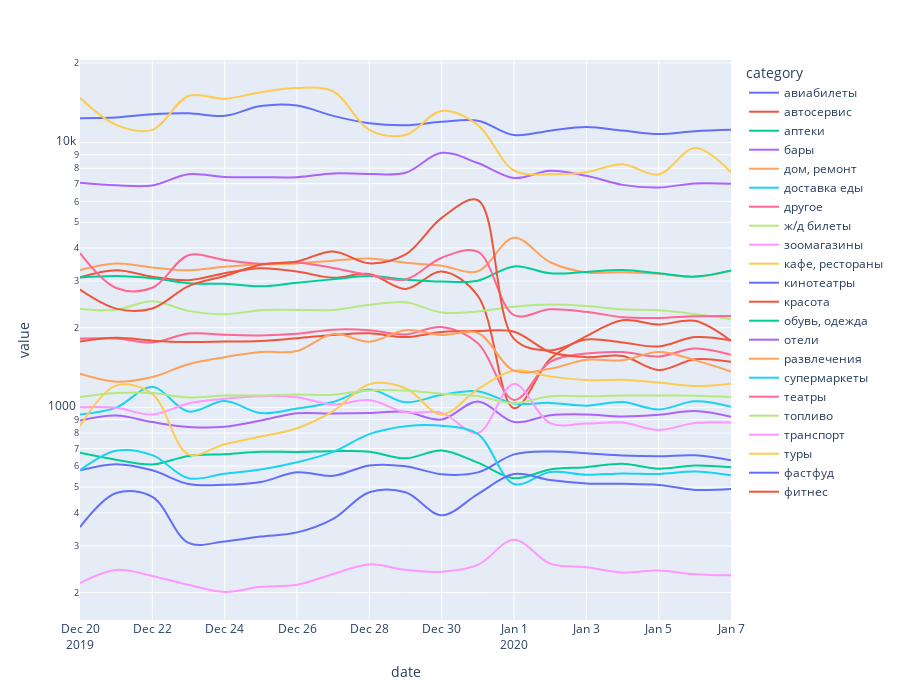

The notebook cell saved with this chart:
### Code cell
px.line(data_frame=ny_2020,
		 log_y=True,
		 line_shape='spline',#linear or spline
		 height=700)

### Figure 1 — Plotly figure (JSON) as saved in the notebook; plotly's stock layout.template omitted (floating-point values rounded to 4 significant figures)
{"data": [{"hovertemplate": "category=авиабилеты<br>date=%{x}<br>value=%{y}<extra></extra>", "legendgroup": "авиабилеты", "line": {"color": "#636efa", "dash": "solid", "shape": "spline"}, "marker": {"symbol": "circle"}, "mode": "lines", "name": "авиабилеты", "orientation": "v", "showlegend": true, "type": "scatter", "x": ["2019-12-20T00:00:00", "2019-12-21T00:00:00", "2019-12-22T00:00:00", "2019-12-23T00:00:00", "2019-12-24T00:00:00", "2019-12-25T00:00:00", "2019-12-26T00:00:00", "2019-12-27T00:00:00", "2019-12-28T00:00:00", "2019-12-29T00:00:00", "2019-12-30T00:00:00", "2019-12-31T00:00:00", "2020-01-01T00:00:00", "2020-01-02T00:00:00", "2020-01-03T00:00:00", "2020-01-04T00:00:00", "2020-01-05T00:00:00", "2020-01-06T00:00:00", "2020-01-07T00:00:00"], "xaxis": "x", "y": [12370.0, 12440.0, 12790.0, 12900.0, 12630.0, 13740.0, 13800.0, 12620.0, 11840.0, 11630.0, 11980.0, 12100.0, 10680.0, 11100.0, 11440.0, 11110.0, 10770.0, 11040.0, 11180.0], "yaxis": "y"}, {"hovertemplate": "category=автосервис<br>date=%{x}<br>value=%{y}<extra></extra>", "legendgroup": "автосервис", "line": {"color": "#EF553B", "dash": "solid", "shape": "spline"}, "marker": {"symbol": "circle"}, "mode": "lines", "name": "автосервис", "orientation": "v", "showlegend": true, "type": "scatter", "x": ["2019-12-20T00:00:00", "2019-12-21T00:00:00", "2019-12-22T00:00:00", "2019-12-23T00:00:00", "2019-12-24T00:00:00", "2019-12-25T00:00:00", "2019-12-26T00:00:00", "2019-12-27T00:00:00", "2019-12-28T00:00:00", "2019-12-29T00:00:00", "2019-12-30T00:00:00", "2019-12-31T00:00:00", "2020-01-01T00:00:00", "2020-01-02T00:00:00", "2020-01-03T00:00:00", "2020-01-04T00:00:00", "2020-01-05T00:00:00", "2020-01-06T00:00:00", "2020-01-07T00:00:00"], "xaxis": "x", "y": [3100.0, 3297.0, 3116.0, 3022.0, 3210.0, 3352.0, 3259.0, 3089.0, 3190.0, 2802.0, 3258.0, 2638.0, 993.2, 1524.0, 1858.0, 2134.0, 2057.0, 2123.0, 1784.0], "yaxis": "y"}, {"hovertemplate": "category=аптеки<br>date=%{x}<br>value=%{y}<extra></extra>", "legendgroup": "аптеки", "line": {"color": "#00cc96", "dash": "solid", "shape": "spline"}, "marker": {"symbol": "circle"}, "mode": "lines", "name": "аптеки", "orientation": "v", "showlegend": true, "type": "scatter", "x": ["2019-12-20T00:00:00", "2019-12-21T00:00:00", "2019-12-22T00:00:00", "2019-12-23T00:00:00", "2019-12-24T00:00:00", "2019-12-25T00:00:00", "2019-12-26T00:00:00", "2019-12-27T00:00:00", "2019-12-28T00:00:00", "2019-12-29T00:00:00", "2019-12-30T00:00:00", "2019-12-31T00:00:00", "2020-01-01T00:00:00", "2020-01-02T00:00:00", "2020-01-03T00:00:00", "2020-01-04T00:00:00", "2020-01-05T00:00:00", "2020-01-06T00:00:00", "2020-01-07T00:00:00"], "xaxis": "x", "y": [673.7, 634.2, 608.5, 656.0, 665.9, 679.7, 679.1, 683.3, 680.3, 642.1, 688.0, 618.7, 540.3, 583.4, 594.9, 613.1, 587.0, 603.4, 594.4], "yaxis": "y"}, {"hovertemplate": "category=бары<br>date=%{x}<br>value=%{y}<extra></extra>", "legendgroup": "бары", "line": {"color": "#ab63fa", "dash": "solid", "shape": "spline"}, "marker": {"symbol": "circle"}, "mode": "lines", "name": "бары", "orientation": "v", "showlegend": true, "type": "scatter", "x": ["2019-12-20T00:00:00", "2019-12-21T00:00:00", "2019-12-22T00:00:00", "2019-12-23T00:00:00", "2019-12-24T00:00:00", "2019-12-25T00:00:00", "2019-12-26T00:00:00", "2019-12-27T00:00:00", "2019-12-28T00:00:00", "2019-12-29T00:00:00", "2019-12-30T00:00:00", "2019-12-31T00:00:00", "2020-01-01T00:00:00", "2020-01-02T00:00:00", "2020-01-03T00:00:00", "2020-01-04T00:00:00", "2020-01-05T00:00:00", "2020-01-06T00:00:00", "2020-01-07T00:00:00"], "xaxis": "x", "y": [891.9, 932.0, 880.1, 844.4, 845.3, 892.5, 950.2, 947.7, 951.7, 962.4, 900.4, 1053.0, 881.2, 934.8, 940.8, 924.9, 937.6, 968.5, 922.4], "yaxis": "y"}, {"hovertemplate": "category=дом, ремонт<br>date=%{x}<br>value=%{y}<extra></extra>", "legendgroup": "дом, ремонт", "line": {"color": "#FFA15A", "dash": "solid", "shape": "spline"}, "marker": {"symbol": "circle"}, "mode": "lines", "name": "дом, ремонт", "orientation": "v", "showlegend": true, "type": "scatter", "x": ["2019-12-20T00:00:00", "2019-12-21T00:00:00", "2019-12-22T00:00:00", "2019-12-23T00:00:00", "2019-12-24T00:00:00", "2019-12-25T00:00:00", "2019-12-26T00:00:00", "2019-12-27T00:00:00", "2019-12-28T00:00:00", "2019-12-29T00:00:00", "2019-12-30T00:00:00", "2019-12-31T00:00:00", "2020-01-01T00:00:00", "2020-01-02T00:00:00", "2020-01-03T00:00:00", "2020-01-04T00:00:00", "2020-01-05T00:00:00", "2020-01-06T00:00:00", "2020-01-07T00:00:00"], "xaxis": "x", "y": [3304.0, 3494.0, 3379.0, 3294.0, 3398.0, 3472.0, 3497.0, 3583.0, 3653.0, 3520.0, 3427.0, 3268.0, 4372.0, 3533.0, 3234.0, 3241.0, 3195.0, 3112.0, 3285.0], "yaxis": "y"}, {"hovertemplate": "category=доставка еды<br>date=%{x}<br>value=%{y}<extra></extra>", "legendgroup": "доставка еды", "line": {"color": "#19d3f3", "dash": "solid", "shape": "spline"}, "marker": {"symbol": "circle"}, "mode": "lines", "name": "доставка еды", "orientation": "v", "showlegend": true, "type": "scatter", "x": ["2019-12-20T00:00:00", "2019-12-21T00:00:00", "2019-12-22T00:00:00", "2019-12-23T00:00:00", "2019-12-24T00:00:00", "2019-12-25T00:00:00", "2019-12-26T00:00:00", "2019-12-27T00:00:00", "2019-12-28T00:00:00", "2019-12-29T00:00:00", "2019-12-30T00:00:00", "2019-12-31T00:00:00", "2020-01-01T00:00:00", "2020-01-02T00:00:00", "2020-01-03T00:00:00", "2020-01-04T00:00:00", "2020-01-05T00:00:00", "2020-01-06T00:00:00", "2020-01-07T00:00:00"], "xaxis": "x", "y": [940.4, 998.8, 1194.0, 964.6, 1057.0, 952.2, 990.5, 1048.0, 1169.0, 1046.0, 1116.0, 1152.0, 1035.0, 1040.0, 1015.0, 1048.0, 982.6, 1055.0, 1007.0], "yaxis": "y"}, {"hovertemplate": "category=другое<br>date=%{x}<br>value=%{y}<extra></extra>", "legendgroup": "другое", "line": {"color": "#FF6692", "dash": "solid", "shape": "spline"}, "marker": {"symbol": "circle"}, "mode": "lines", "name": "другое", "orientation": "v", "showlegend": true, "type": "scatter", "x": ["2019-12-20T00:00:00", "2019-12-21T00:00:00", "2019-12-22T00:00:00", "2019-12-23T00:00:00", "2019-12-24T00:00:00", "2019-12-25T00:00:00", "2019-12-26T00:00:00", "2019-12-27T00:00:00", "2019-12-28T00:00:00", "2019-12-29T00:00:00", "2019-12-30T00:00:00", "2019-12-31T00:00:00", "2020-01-01T00:00:00", "2020-01-02T00:00:00", "2020-01-03T00:00:00", "2020-01-04T00:00:00", "2020-01-05T00:00:00", "2020-01-06T00:00:00", "2020-01-07T00:00:00"], "xaxis": "x", "y": [1819.0, 1820.0, 1759.0, 1900.0, 1883.0, 1871.0, 1896.0, 1967.0, 1957.0, 1886.0, 2011.0, 1747.0, 1067.0, 1485.0, 1598.0, 1618.0, 1558.0, 1671.0, 1582.0], "yaxis": "y"}, {"hovertemplate": "category=ж/д билеты<br>date=%{x}<br>value=%{y}<extra></extra>", "legendgroup": "ж/д билеты", "line": {"color": "#B6E880", "dash": "solid", "shape": "spline"}, "marker": {"symbol": "circle"}, "mode": "lines", "name": "ж/д билеты", "orientation": "v", "showlegend": true, "type": "scatter", "x": ["2019-12-20T00:00:00", "2019-12-21T00:00:00", "2019-12-22T00:00:00", "2019-12-23T00:00:00", "2019-12-24T00:00:00", "2019-12-25T00:00:00", "2019-12-26T00:00:00", "2019-12-27T00:00:00", "2019-12-28T00:00:00", "2019-12-29T00:00:00", "2019-12-30T00:00:00", "2019-12-31T00:00:00", "2020-01-01T00:00:00", "2020-01-02T00:00:00", "2020-01-03T00:00:00", "2020-01-04T00:00:00", "2020-01-05T00:00:00", "2020-01-06T00:00:00", "2020-01-07T00:00:00"], "xaxis": "x", "y": [2354.0, 2338.0, 2519.0, 2315.0, 2248.0, 2330.0, 2334.0, 2334.0, 2440.0, 2497.0, 2283.0, 2305.0, 2399.0, 2445.0, 2414.0, 2346.0, 2327.0, 2252.0, 2153.0], "yaxis": "y"}, {"hovertemplate": "category=зоомагазины<br>date=%{x}<br>value=%{y}<extra></extra>", "legendgroup": "зоомагазины", "line": {"color": "#FF97FF", "dash": "solid", "shape": "spline"}, "marker": {"symbol": "circle"}, "mode": "lines", "name": "зоомагазины", "orientation": "v", "showlegend": true, "type": "scatter", "x": ["2019-12-20T00:00:00", "2019-12-21T00:00:00", "2019-12-22T00:00:00", "2019-12-23T00:00:00", "2019-12-24T00:00:00", "2019-12-25T00:00:00", "2019-12-26T00:00:00", "2019-12-27T00:00:00", "2019-12-28T00:00:00", "2019-12-29T00:00:00", "2019-12-30T00:00:00", "2019-12-31T00:00:00", "2020-01-01T00:00:00", "2020-01-02T00:00:00", "2020-01-03T00:00:00", "2020-01-04T00:00:00", "2020-01-05T00:00:00", "2020-01-06T00:00:00", "2020-01-07T00:00:00"], "xaxis": "x", "y": [1001.0, 996.1, 940.7, 1035.0, 1079.0, 1103.0, 1093.0, 1027.0, 1066.0, 958.3, 953.8, 801.0, 1226.0, 872.7, 868.9, 877.1, 821.6, 873.4, 877.6], "yaxis": "y"}, {"hovertemplate": "category=кафе, рестораны<br>date=%{x}<br>value=%{y}<extra></extra>", "legendgroup": "кафе, рестораны", "line": {"color": "#FECB52", "dash": "solid", "shape": "spline"}, "marker": {"symbol": "circle"}, "mode": "lines", "name": "кафе, рестораны", "orientation": "v", "showlegend": true, "type": "scatter", "x": ["2019-12-20T00:00:00", "2019-12-21T00:00:00", "2019-12-22T00:00:00", "2019-12-23T00:00:00", "2019-12-24T00:00:00", "2019-12-25T00:00:00", "2019-12-26T00:00:00", "2019-12-27T00:00:00", "2019-12-28T00:00:00", "2019-12-29T00:00:00", "2019-12-30T00:00:00", "2019-12-31T00:00:00", "2020-01-01T00:00:00", "2020-01-02T00:00:00", "2020-01-03T00:00:00", "2020-01-04T00:00:00", "2020-01-05T00:00:00", "2020-01-06T00:00:00", "2020-01-07T00:00:00"], "xaxis": "x", "y": [851.8, 1209.0, 1124.0, 664.8, 726.3, 776.8, 834.4, 968.6, 1223.0, 1181.0, 940.5, 1172.0, 1378.0, 1310.0, 1269.0, 1272.0, 1242.0, 1205.0, 1229.0], "yaxis": "y"}, {"hovertemplate": "category=кинотеатры<br>date=%{x}<br>value=%{y}<extra></extra>", "legendgroup": "кинотеатры", "line": {"color": "#636efa", "dash": "solid", "shape": "spline"}, "marker": {"symbol": "circle"}, "mode": "lines", "name": "кинотеатры", "orientation": "v", "showlegend": true, "type": "scatter", "x": ["2019-12-20T00:00:00", "2019-12-21T00:00:00", "2019-12-22T00:00:00", "2019-12-23T00:00:00", "2019-12-24T00:00:00", "2019-12-25T00:00:00", "2019-12-26T00:00:00", "2019-12-27T00:00:00", "2019-12-28T00:00:00", "2019-12-29T00:00:00", "2019-12-30T00:00:00", "2019-12-31T00:00:00", "2020-01-01T00:00:00", "2020-01-02T00:00:00", "2020-01-03T00:00:00", "2020-01-04T00:00:00", "2020-01-05T00:00:00", "2020-01-06T00:00:00", "2020-01-07T00:00:00"], "xaxis": "x", "y": [579.1, 610.5, 579.0, 513.7, 510.2, 523.1, 569.0, 551.9, 604.1, 599.9, 559.2, 568.4, 665.0, 682.0, 672.1, 658.7, 654.3, 659.7, 631.9], "yaxis": "y"}, {"hovertemplate": "category=красота<br>date=%{x}<br>value=%{y}<extra></extra>", "legendgroup": "красота", "line": {"color": "#EF553B", "dash": "solid", "shape": "spline"}, "marker": {"symbol": "circle"}, "mode": "lines", "name": "красота", "orientation": "v", "showlegend": true, "type": "scatter", "x": ["2019-12-20T00:00:00", "2019-12-21T00:00:00", "2019-12-22T00:00:00", "2019-12-23T00:00:00", "2019-12-24T00:00:00", "2019-12-25T00:00:00", "2019-12-26T00:00:00", "2019-12-27T00:00:00", "2019-12-28T00:00:00", "2019-12-29T00:00:00", "2019-12-30T00:00:00", "2019-12-31T00:00:00", "2020-01-01T00:00:00", "2020-01-02T00:00:00", "2020-01-03T00:00:00", "2020-01-04T00:00:00", "2020-01-05T00:00:00", "2020-01-06T00:00:00", "2020-01-07T00:00:00"], "xaxis": "x", "y": [1775.0, 1831.0, 1787.0, 1765.0, 1772.0, 1782.0, 1826.0, 1879.0, 1905.0, 1844.0, 1926.0, 1942.0, 1931.0, 1618.0, 1548.0, 1563.0, 1385.0, 1521.0, 1487.0], "yaxis": "y"}, {"hovertemplate": "category=обувь, одежда<br>date=%{x}<br>value=%{y}<extra></extra>", "legendgroup": "обувь, одежда", "line": {"color": "#00cc96", "dash": "solid", "shape": "spline"}, "marker": {"symbol": "circle"}, "mode": "lines", "name": "обувь, одежда", "orientation": "v", "showlegend": true, "type": "scatter", "x": ["2019-12-20T00:00:00", "2019-12-21T00:00:00", "2019-12-22T00:00:00", "2019-12-23T00:00:00", "2019-12-24T00:00:00", "2019-12-25T00:00:00", "2019-12-26T00:00:00", "2019-12-27T00:00:00", "2019-12-28T00:00:00", "2019-12-29T00:00:00", "2019-12-30T00:00:00", "2019-12-31T00:00:00", "2020-01-01T00:00:00", "2020-01-02T00:00:00", "2020-01-03T00:00:00", "2020-01-04T00:00:00", "2020-01-05T00:00:00", "2020-01-06T00:00:00", "2020-01-07T00:00:00"], "xaxis": "x", "y": [3095.0, 3137.0, 3075.0, 2944.0, 2930.0, 2866.0, 2958.0, 3048.0, 3134.0, 3041.0, 2987.0, 3011.0, 3409.0, 3209.0, 3249.0, 3303.0, 3214.0, 3119.0, 3290.0], "yaxis": "y"}, {"hovertemplate": "category=отели<br>date=%{x}<br>value=%{y}<extra></extra>", "legendgroup": "отели", "line": {"color": "#ab63fa", "dash": "solid", "shape": "spline"}, "marker": {"symbol": "circle"}, "mode": "lines", "name": "отели", "orientation": "v", "showlegend": true, "type": "scatter", "x": ["2019-12-20T00:00:00", "2019-12-21T00:00:00", "2019-12-22T00:00:00", "2019-12-23T00:00:00", "2019-12-24T00:00:00", "2019-12-25T00:00:00", "2019-12-26T00:00:00", "2019-12-27T00:00:00", "2019-12-28T00:00:00", "2019-12-29T00:00:00", "2019-12-30T00:00:00", "2019-12-31T00:00:00", "2020-01-01T00:00:00", "2020-01-02T00:00:00", "2020-01-03T00:00:00", "2020-01-04T00:00:00", "2020-01-05T00:00:00", "2020-01-06T00:00:00", "2020-01-07T00:00:00"], "xaxis": "x", "y": [7050.0, 6898.0, 6889.0, 7602.0, 7417.0, 7403.0, 7406.0, 7653.0, 7615.0, 7696.0, 9148.0, 8371.0, 7349.0, 7823.0, 7498.0, 6925.0, 6773.0, 7014.0, 6999.0], "yaxis": "y"}, {"hovertemplate": "category=развлечения<br>date=%{x}<br>value=%{y}<extra></extra>", "legendgroup": "развлечения", "line": {"color": "#FFA15A", "dash": "solid", "shape": "spline"}, "marker": {"symbol": "circle"}, "mode": "lines", "name": "развлечения", "orientation": "v", "showlegend": true, "type": "scatter", "x": ["2019-12-20T00:00:00", "2019-12-21T00:00:00", "2019-12-22T00:00:00", "2019-12-23T00:00:00", "2019-12-24T00:00:00", "2019-12-25T00:00:00", "2019-12-26T00:00:00", "2019-12-27T00:00:00", "2019-12-28T00:00:00", "2019-12-29T00:00:00", "2019-12-30T00:00:00", "2019-12-31T00:00:00", "2020-01-01T00:00:00", "2020-01-02T00:00:00", "2020-01-03T00:00:00", "2020-01-04T00:00:00", "2020-01-05T00:00:00", "2020-01-06T00:00:00", "2020-01-07T00:00:00"], "xaxis": "x", "y": [1340.0, 1250.0, 1303.0, 1456.0, 1548.0, 1619.0, 1633.0, 1895.0, 1770.0, 1958.0, 1877.0, 1910.0, 1377.0, 1399.0, 1513.0, 1507.0, 1617.0, 1509.0, 1367.0], "yaxis": "y"}, {"hovertemplate": "category=супермаркеты<br>date=%{x}<br>value=%{y}<extra></extra>", "legendgroup": "супермаркеты", "line": {"color": "#19d3f3", "dash": "solid", "shape": "spline"}, "marker": {"symbol": "circle"}, "mode": "lines", "name": "супермаркеты", "orientation": "v", "showlegend": true, "type": "scatter", "x": ["2019-12-20T00:00:00", "2019-12-21T00:00:00", "2019-12-22T00:00:00", "2019-12-23T00:00:00", "2019-12-24T00:00:00", "2019-12-25T00:00:00", "2019-12-26T00:00:00", "2019-12-27T00:00:00", "2019-12-28T00:00:00", "2019-12-29T00:00:00", "2019-12-30T00:00:00", "2019-12-31T00:00:00", "2020-01-01T00:00:00", "2020-01-02T00:00:00", "2020-01-03T00:00:00", "2020-01-04T00:00:00", "2020-01-05T00:00:00", "2020-01-06T00:00:00", "2020-01-07T00:00:00"], "xaxis": "x", "y": [579.2, 686.1, 660.4, 540.3, 562.3, 582.9, 620.7, 679.6, 792.5, 849.2, 853.4, 793.8, 513.8, 570.2, 556.9, 563.4, 560.7, 572.3, 553.9], "yaxis": "y"}, {"hovertemplate": "category=театры<br>date=%{x}<br>value=%{y}<extra></extra>", "legendgroup": "театры", "line": {"color": "#FF6692", "dash": "solid", "shape": "spline"}, "marker": {"symbol": "circle"}, "mode": "lines", "name": "театры", "orientation": "v", "showlegend": true, "type": "scatter", "x": ["2019-12-20T00:00:00", "2019-12-21T00:00:00", "2019-12-22T00:00:00", "2019-12-23T00:00:00", "2019-12-24T00:00:00", "2019-12-25T00:00:00", "2019-12-26T00:00:00", "2019-12-27T00:00:00", "2019-12-28T00:00:00", "2019-12-29T00:00:00", "2019-12-30T00:00:00", "2019-12-31T00:00:00", "2020-01-01T00:00:00", "2020-01-02T00:00:00", "2020-01-03T00:00:00", "2020-01-04T00:00:00", "2020-01-05T00:00:00", "2020-01-06T00:00:00", "2020-01-07T00:00:00"], "xaxis": "x", "y": [3825.0, 2826.0, 2831.0, 3753.0, 3603.0, 3488.0, 3529.0, 3360.0, 3160.0, 3043.0, 3676.0, 3873.0, 2231.0, 2348.0, 2296.0, 2191.0, 2177.0, 2210.0, 2215.0], "yaxis": "y"}, {"hovertemplate": "category=топливо<br>date=%{x}<br>value=%{y}<extra></extra>", "legendgroup": "топливо", "line": {"color": "#B6E880", "dash": "solid", "shape": "spline"}, "marker": {"symbol": "circle"}, "mode": "lines", "name": "топливо", "orientation": "v", "showlegend": true, "type": "scatter", "x": ["2019-12-20T00:00:00", "2019-12-21T00:00:00", "2019-12-22T00:00:00", "2019-12-23T00:00:00", "2019-12-24T00:00:00", "2019-12-25T00:00:00", "2019-12-26T00:00:00", "2019-12-27T00:00:00", "2019-12-28T00:00:00", "2019-12-29T00:00:00", "2019-12-30T00:00:00", "2019-12-31T00:00:00", "2020-01-01T00:00:00", "2020-01-02T00:00:00", "2020-01-03T00:00:00", "2020-01-04T00:00:00", "2020-01-05T00:00:00", "2020-01-06T00:00:00", "2020-01-07T00:00:00"], "xaxis": "x", "y": [1094.0, 1134.0, 1134.0, 1090.0, 1108.0, 1110.0, 1119.0, 1116.0, 1160.0, 1158.0, 1127.0, 1104.0, 1037.0, 1103.0, 1102.0, 1109.0, 1108.0, 1107.0, 1094.0], "yaxis": "y"}, {"hovertemplate": "category=транспорт<br>date=%{x}<br>value=%{y}<extra></extra>", "legendgroup": "транспорт", "line": {"color": "#FF97FF", "dash": "solid", "shape": "spline"}, "marker": {"symbol": "circle"}, "mode": "lines", "name": "транспорт", "orientation": "v", "showlegend": true, "type": "scatter", "x": ["2019-12-20T00:00:00", "2019-12-21T00:00:00", "2019-12-22T00:00:00", "2019-12-23T00:00:00", "2019-12-24T00:00:00", "2019-12-25T00:00:00", "2019-12-26T00:00:00", "2019-12-27T00:00:00", "2019-12-28T00:00:00", "2019-12-29T00:00:00", "2019-12-30T00:00:00", "2019-12-31T00:00:00", "2020-01-01T00:00:00", "2020-01-02T00:00:00", "2020-01-03T00:00:00", "2020-01-04T00:00:00", "2020-01-05T00:00:00", "2020-01-06T00:00:00", "2020-01-07T00:00:00"], "xaxis": "x", "y": [217.2, 243.3, 231.1, 213.8, 200.9, 210.1, 214.1, 235.1, 255.4, 243.8, 239.6, 254.2, 316.5, 257.0, 249.2, 238.1, 242.4, 234.6, 232.5], "yaxis": "y"}, {"hovertemplate": "category=туры<br>date=%{x}<br>value=%{y}<extra></extra>", "legendgroup": "туры", "line": {"color": "#FECB52", "dash": "solid", "shape": "spline"}, "marker": {"symbol": "circle"}, "mode": "lines", "name": "туры", "orientation": "v", "showlegend": true, "type": "scatter", "x": ["2019-12-20T00:00:00", "2019-12-21T00:00:00", "2019-12-22T00:00:00", "2019-12-23T00:00:00", "2019-12-24T00:00:00", "2019-12-25T00:00:00", "2019-12-26T00:00:00", "2019-12-27T00:00:00", "2019-12-28T00:00:00", "2019-12-29T00:00:00", "2019-12-30T00:00:00", "2019-12-31T00:00:00", "2020-01-01T00:00:00", "2020-01-02T00:00:00", "2020-01-03T00:00:00", "2020-01-04T00:00:00", "2020-01-05T00:00:00", "2020-01-06T00:00:00", "2020-01-07T00:00:00"], "xaxis": "x", "y": [14770.0, 11670.0, 11170.0, 15000.0, 14640.0, 15500.0, 16080.0, 15630.0, 11170.0, 10690.0, 13160.0, 11650.0, 7847.0, 7591.0, 7736.0, 8280.0, 7580.0, 9534.0, 7727.0], "yaxis": "y"}, {"hovertemplate": "category=фастфуд<br>date=%{x}<br>value=%{y}<extra></extra>", "legendgroup": "фастфуд", "line": {"color": "#636efa", "dash": "solid", "shape": "spline"}, "marker": {"symbol": "circle"}, "mode": "lines", "name": "фастфуд", "orientation": "v", "showlegend": true, "type": "scatter", "x": ["2019-12-20T00:00:00", "2019-12-21T00:00:00", "2019-12-22T00:00:00", "2019-12-23T00:00:00", "2019-12-24T00:00:00", "2019-12-25T00:00:00", "2019-12-26T00:00:00", "2019-12-27T00:00:00", "2019-12-28T00:00:00", "2019-12-29T00:00:00", "2019-12-30T00:00:00", "2019-12-31T00:00:00", "2020-01-01T00:00:00", "2020-01-02T00:00:00", "2020-01-03T00:00:00", "2020-01-04T00:00:00", "2020-01-05T00:00:00", "2020-01-06T00:00:00", "2020-01-07T00:00:00"], "xaxis": "x", "y": [353.3, 474.9, 459.8, 307.7, 312.0, 325.4, 337.3, 379.7, 478.5, 478.0, 391.8, 470.8, 560.2, 531.5, 516.1, 514.5, 509.6, 488.2, 491.7], "yaxis": "y"}, {"hovertemplate": "category=фитнес<br>date=%{x}<br>value=%{y}<extra></extra>", "legendgroup": "фитнес", "line": {"color": "#EF553B", "dash": "solid", "shape": "spline"}, "marker": {"symbol": "circle"}, "mode": "lines", "name": "фитнес", "orientation": "v", "showlegend": true, "type": "scatter", "x": ["2019-12-20T00:00:00", "2019-12-21T00:00:00", "2019-12-22T00:00:00", "2019-12-23T00:00:00", "2019-12-24T00:00:00", "2019-12-25T00:00:00", "2019-12-26T00:00:00", "2019-12-27T00:00:00", "2019-12-28T00:00:00", "2019-12-29T00:00:00", "2019-12-30T00:00:00", "2019-12-31T00:00:00", "2020-01-01T00:00:00", "2020-01-02T00:00:00", "2020-01-03T00:00:00", "2020-01-04T00:00:00", "2020-01-05T00:00:00", "2020-01-06T00:00:00", "2020-01-07T00:00:00"], "xaxis": "x", "y": [2785.0, 2361.0, 2364.0, 2873.0, 3136.0, 3455.0, 3558.0, 3883.0, 3500.0, 3781.0, 5200.0, 6057.0, 1815.0, 1642.0, 1804.0, 1759.0, 1699.0, 1843.0, 1793.0], "yaxis": "y"}], "layout": {"height": 700, "legend": {"title": {"text": "category"}, "tracegroupgap": 0}, "margin": {"t": 60}, "xaxis": {"anchor": "y", "domain": [0, 1], "title": {"text": "date"}}, "yaxis": {"anchor": "x", "domain": [0, 1], "title": {"text": "value"}, "type": "log"}}}
